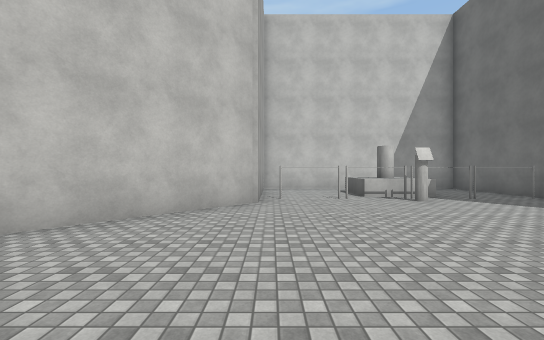
View 1 (above)

16 first-person views from a walk through a scene from a Unity 3-D project. The camera is 1.5 m above the floor, looks level and sees 90° across. The floor is counted in squares, 2 m on a side. Each view is taken from the middle of a square. On the plan, view 1 faces up. The plan holds only what a view shows up to about 10 squares ahead; the rest is blank. The player is left out. Surface patterns are stand-ins for the level's own textures.

View 2
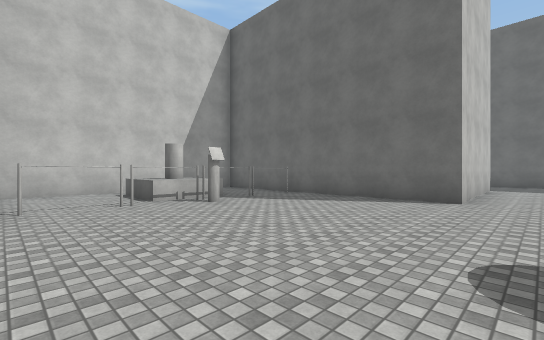

View 3
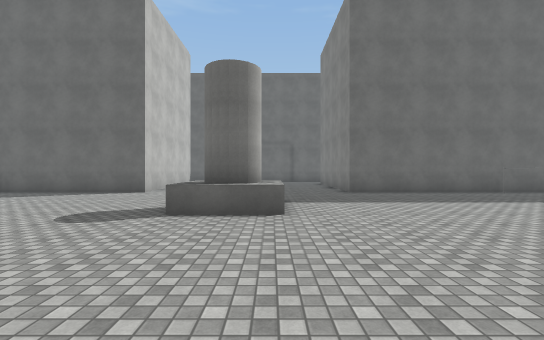

View 4
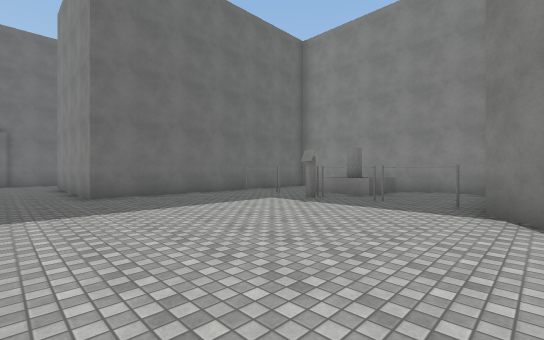

View 5
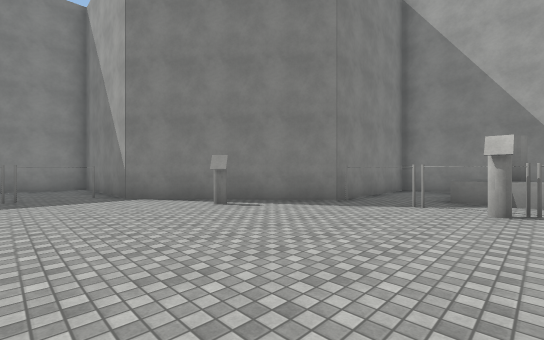

View 6
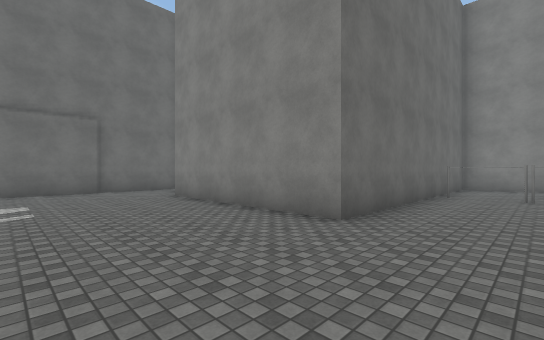

View 7
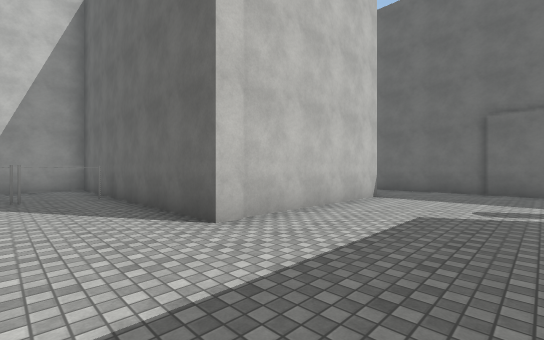

View 8
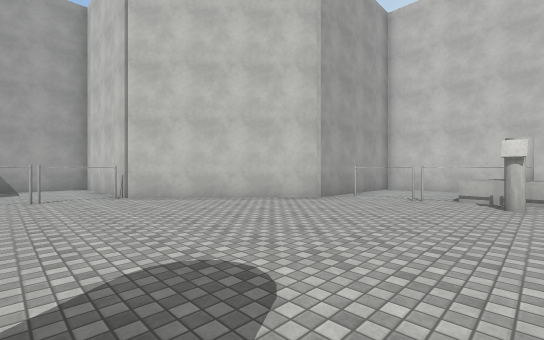

View 9
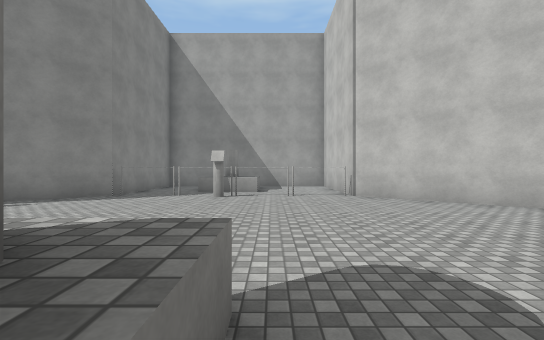

View 10
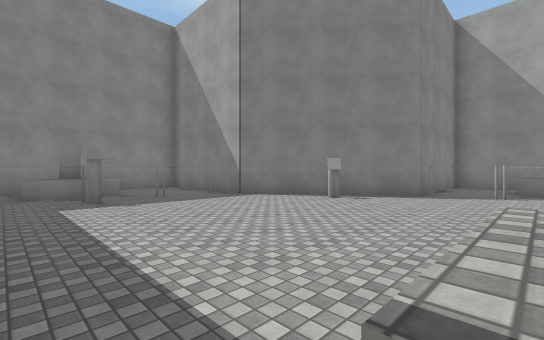

View 11
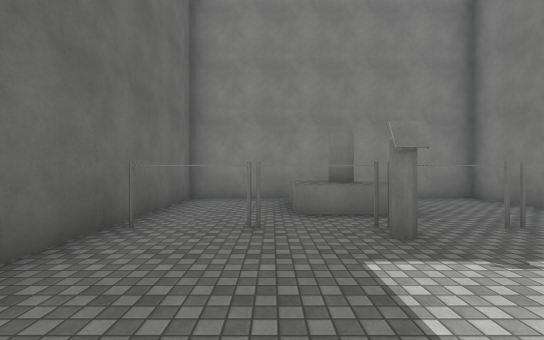

View 12
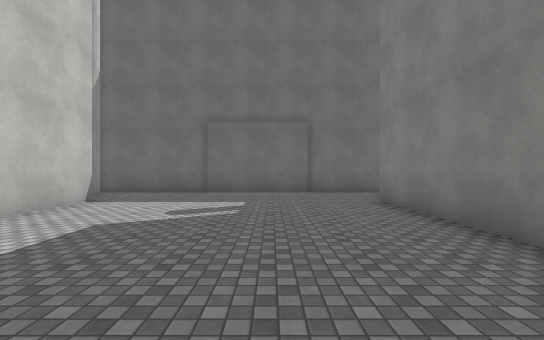

View 13
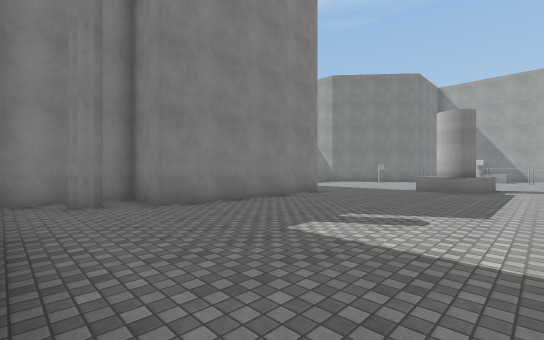

View 14
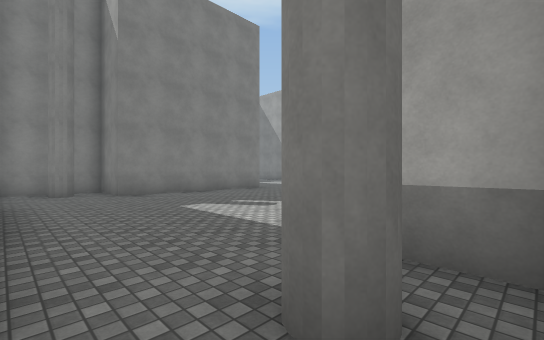

View 15
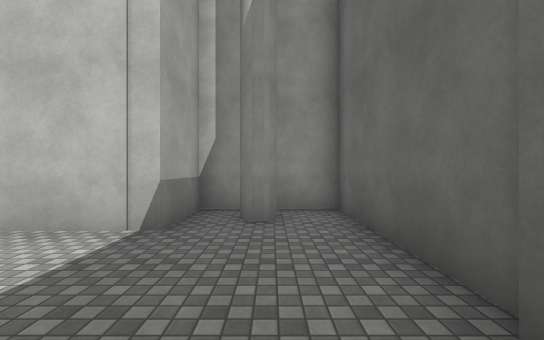

View 16
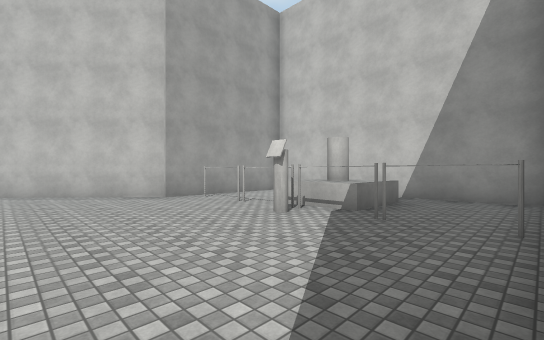

### Floor plan
Points are (right, up) in squares from view 1. A wall is a line through its corners. A room is listed if a view was taken in it or the views show most of it. See-through windows are left out.
Room 1 (views 1, 2, 3, 4, 5, 6, 7, 8, 9, 10, 11, 12, 13, 14, 15, 16)
walls: (15.1, -3.2) (15.1, 0.2); (15.3, 0.1) (15.3, 4.2) (12.6, 4.2) (12.6, 2.3) (7.1, 2.3) (7.1, 10.8) (0, 10.8); (15.3, -5.8) (15.3, -3.1); (-6.5, -4.6) (-3.9, -4.6) (-0.3, -8.7) (-0.3, -13.3) (7.1, -13.3) (7.1, -4.6) (12.6, -4.6) (12.6, -6.4) (15, -6.4); (-0.3, 9.9) (-0.3, 6.3) (-3.9, 2.3) (-6.5, 2.3)
low walls: (4.6, -0.1) (4.6, -2.2); (2.6, -2.2) (2.6, -0.2) (3.6, -0.2); (3.6, 7.6) (2.6, 7.6) (2.6, 8.5); (2.5, -10.6) (3.6, -10.6); (-5.2, -0.4) (-5.2, -1.6); (-5.2, -1.8) (-5.2, -2.5)
objects: other object (-6, -2) to (-6, -1); other object (-4, -4) to (-4, -3); other object (-4, -2) to (-4, -1); other object (-4, 0); other object (-4, 1); other object (-1, -6); other object (1, -10); other object (1, 7); other object (2, -10) to (3, -9); other object (2, 7) to (3, 7); other object (3, -12) to (4, -11); other object (3, 8) to (4, 9); other object (4, -10) to (5, -10); other object (4, -9); other object (4, 7); other object (5, 7) to (6, 7); other object (6, -10)

Where each view was taken, in squares from view 1:
view 1: 0 up, 0 right, facing up
view 2: 1 up, 0 right, facing up-right
view 3: 2 down, 2 left, facing right
view 4: 3 down, 1 left, facing down-right
view 5: 1 down, 2 right, facing down-left
view 6: 1 down, 5 right, facing down-right
view 7: 1 down, 5 right, facing up-right
view 8: 0 up, 4 right, facing up-left
view 9: 0 up, 4 right, facing left
view 10: 2 down, 5 right, facing down-left
view 11: 6 down, 5 right, facing down
view 12: 2 down, 6 right, facing right
view 13: 1 up, 15 right, facing down-left
view 14: 4 up, 15 right, facing down-left
view 15: 1 down, 14 right, facing up
view 16: 3 up, 7 right, facing up-left
